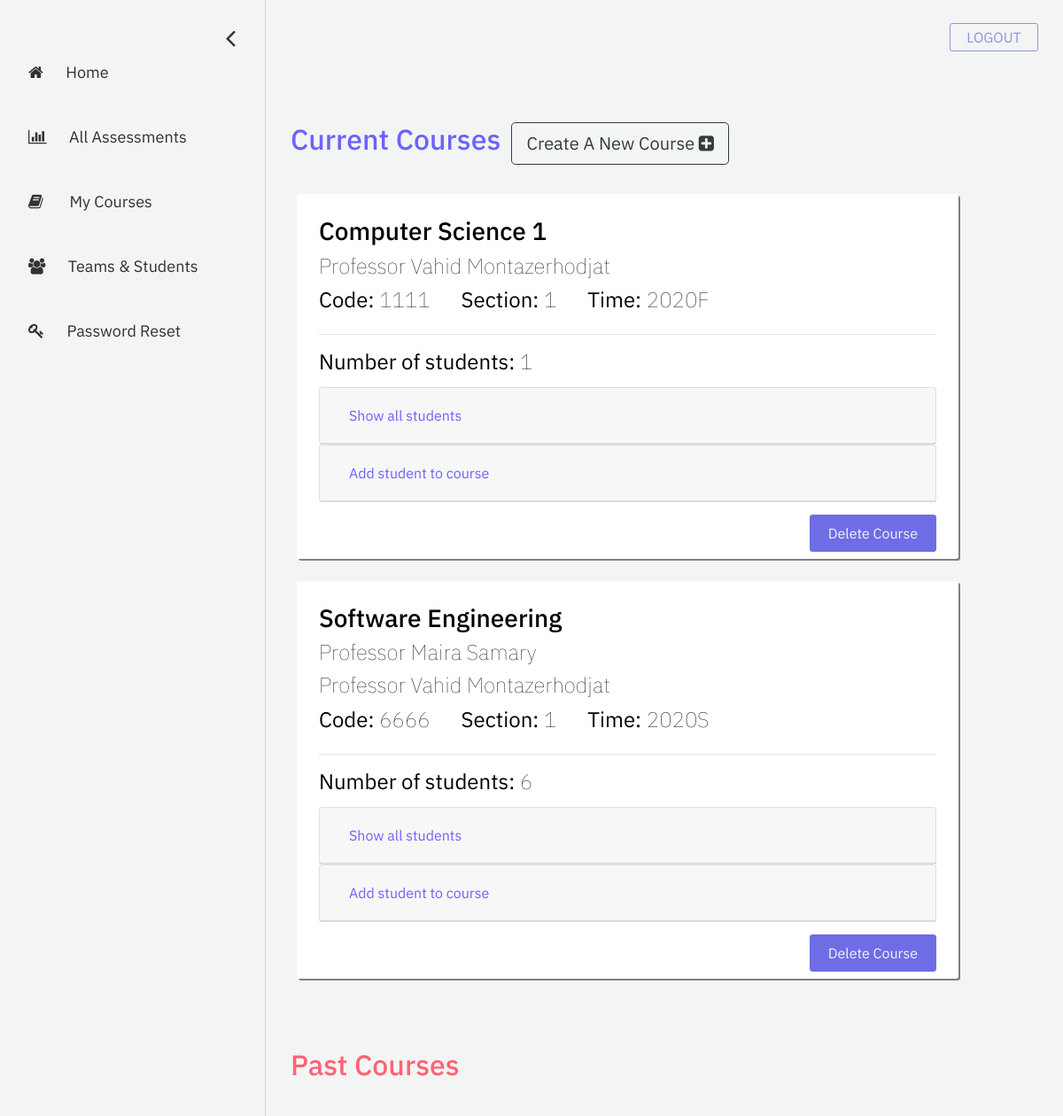
The page /professor/my-courses (signed in, upper part) on the database as committed earlier.
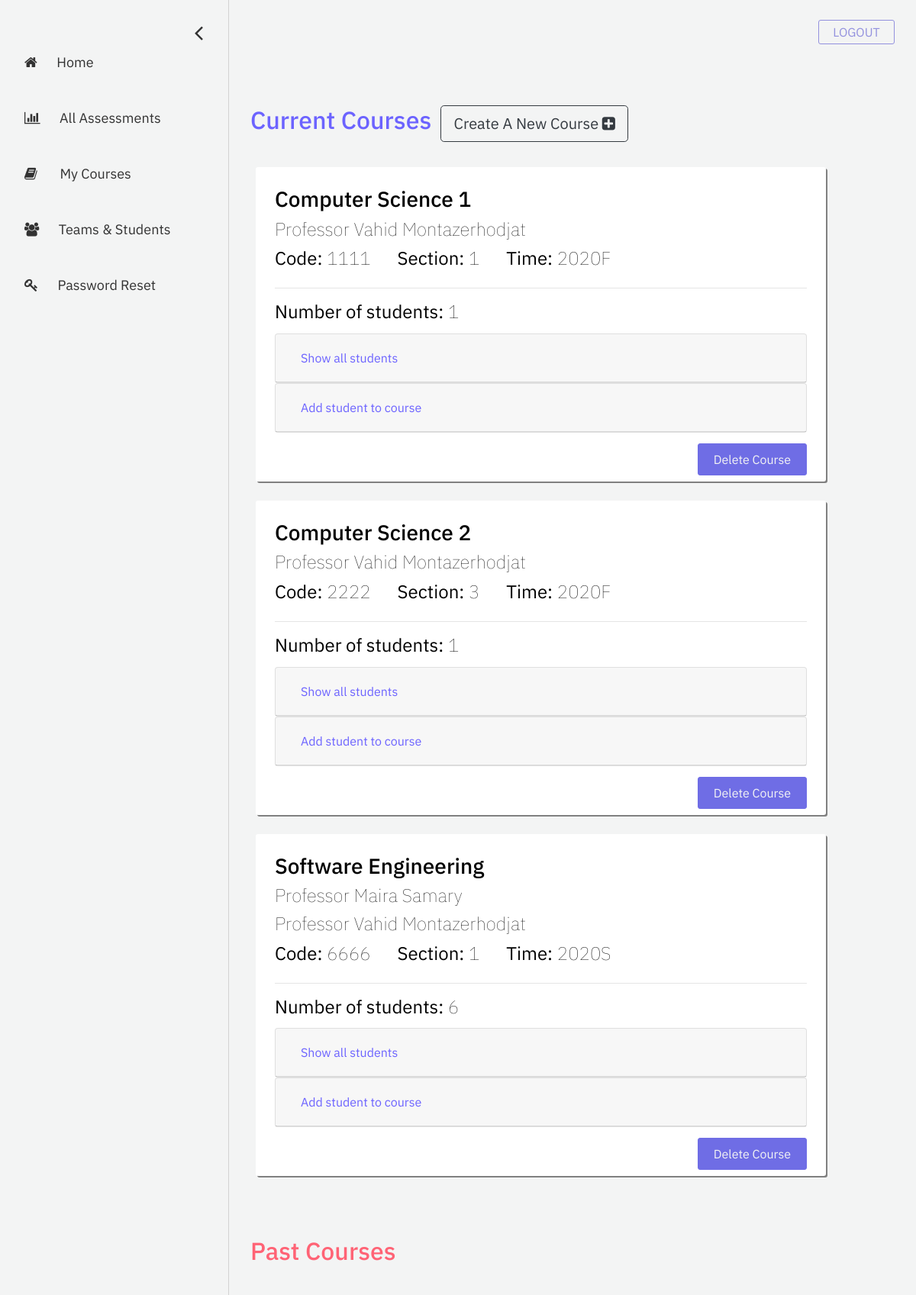
The same page on the database as committed later.
### registration/models.py (models this page shows)
class Course(models.Model):
    course_name = models.CharField("course name", max_length=60)
    course_code = models.IntegerField("course code")
    section_number = models.SmallIntegerField("section number")
    year = models.SmallIntegerField("year of realization")
    semester_choices = (
        ('S', 'Spring'),
        ('F', 'Fall'),
    )
    semester = models.CharField("semester of realization", max_length = 1, choices = semester_choices)
    professors = models.ManyToManyField(User)
    students = models.ManyToManyField(User, related_name="students")
    def is_active(self):
        if self.year >= datetime.datetime.now().year: # realization year >= current year
            if self.semester == 'S':
                month = 6
            else:
                month = 12
            if month >= datetime.datetime.now().month: # realization month >= current month
                return True
        return False

### account/models.py (models this page shows, shortened)
class User(AbstractBaseUser, PermissionsMixin):
    email = models.EmailField(
        verbose_name=_('email address'), max_length=255, unique=True
    )
    first_name = models.CharField(_('first name'), max_length=30, blank=True)
    last_name = models.CharField(_('last name'), max_length=150, blank=True)
    eagle_id = models.CharField(max_length = 8)
    is_student = models.BooleanField(
        _('student status'),
        default=False,
        help_text=_(
            'Shows whether this user is a student. '
        ),
    )
    is_instructor = models.BooleanField(
        _('instructor status'),
        default=False,
        help_text=_(
            'Shows whether this user is a instructor. '
        ),
    )
    is_active = models.BooleanField(
        _('active'),
        default=True,
        help_text=_(
            'Designates whether this user should be treated as active. '
            'Unselect this instead of deleting accounts.'
        ),
    )
    is_staff = models.BooleanField(
        _('admin status'),
        default=False,
        help_text=_(
            'Designates whether the user can log into this admin site.'
        ),
    )
    date_joined = models.DateTimeField(
        _('date joined'), default=timezone.now
    )
    objects = UserManager()
    USERNAME_FIELD = 'email'
    REQUIRED_FIELDS = ['first_name', 'last_name', 'eagle_id', 'is_student', 'is_instructor']

### eval_professor/views.py (the view)
# urls.py: path('my-courses', views.my_courses, name='my-courses'),
def my_courses(request):
    course_list = Course.objects.all()
    context = {
        'course_list': course_list,
    }
    return render(request, 'eval_professor/my-courses.html', context = context)

### eval_professor/templates/eval_professor/my-courses.html (shortened to what this page needs)
{% extends 'eval_professor/base-sidebar.html'%}
{% load static %}
{% block content%}
	<div id="main">
		<div class="container">
			<div class="container row">
				<h2 style="color: #6C63FF;">Current Courses</h2>
				<form>
					<button formaction="{% url 'create-new-course' %}" class="btn btn-lg btn-outline-dark" style="margin-left: 5%;">Create A New Course <i class = "fa fa-plus-square"></i></button>
				</form>
			</div>
			{% if course_list %}
					{% for course in course_list|dictsort:"course_code" %}
						{% if request.user in course.professors.all %}
						{% if course.is_active %}
							<div class="column course-box">
								<h3> {{ course.course_name }}</h3>
								{% for prof in course.professors.all|dictsort:"first_name" %}
								<h4> Professor {{ prof.first_name }} {{ prof.last_name }}</h4>
								{% endfor %}
								<div class="row no-gutters" style="padding: 0; top: 0; margin-bottom: 0;">
									<h4> <b>Code:</b> {{ course.course_code }}</h4>
									<h4> <b>Section:</b> {{ course.section_number }}</h4>
									<h4> <b>Time:</b> {{ course.year }}{{ course.semester }}</h4>
								</div>
								<hr>
								<h4> <b>Number of students:</b> {{ course.students.all|length }} </h4>
								<div style="margin-top: 2%; margin-bottom: 2%;">
									<div class="card">
										<div class="card-header" id="headingOne_@{{ course.id }}">
										<h5 class="mb-0">
											<button style="color: #6C63FF;" class="btn btn-link" data-toggle="collapse" data-target="#collapseOne_@{{ course.id }}" aria-expanded="true" aria-controls="collapseOne_@{{ course.id }}">
											Show all students
											</button>
										</h5>
										</div>
									</div>
									<div class="card">
										<div class="card-header" id="headingTwo_@{{ course.id }}">
										<h5 class="mb-0">
											<button style="color: #6C63FF;" class="btn btn-link collapsed" data-toggle="collapse" data-target="#collapseTwo_@{{ course.id }}" aria-expanded="false" aria-controls="collapseTwo_@{{ course.id }}">
											Add student to course
											</button>
										</h5>
										</div>
									</div>
								</div>
								<a class="buttons purple delete-btn float-right" href="{% url 'delete_course' course_id=course.id %}">Delete Course</a>
							</div>
						{% endif %}
						{% endif %}
					{% endfor %}
			{% else %}
				<p>No current courses are available. </p>
			{% endif %}
		</div>
		<div class="container">
			<div class="container row">
				<h2 style="color: rgb(255, 99, 117); margin-top: 5%;">Past Courses</h2>
			</div>
		</div>
	</div>
{% endblock %}

Rows that differ between the two databases and show on the page:
added Course: course_name "Computer Science 2", course_code "2222", section_number "3", year "2020", semester "F", students.all|length "1", User (first_name "Vahid", last_name "Montazerhodjat")
